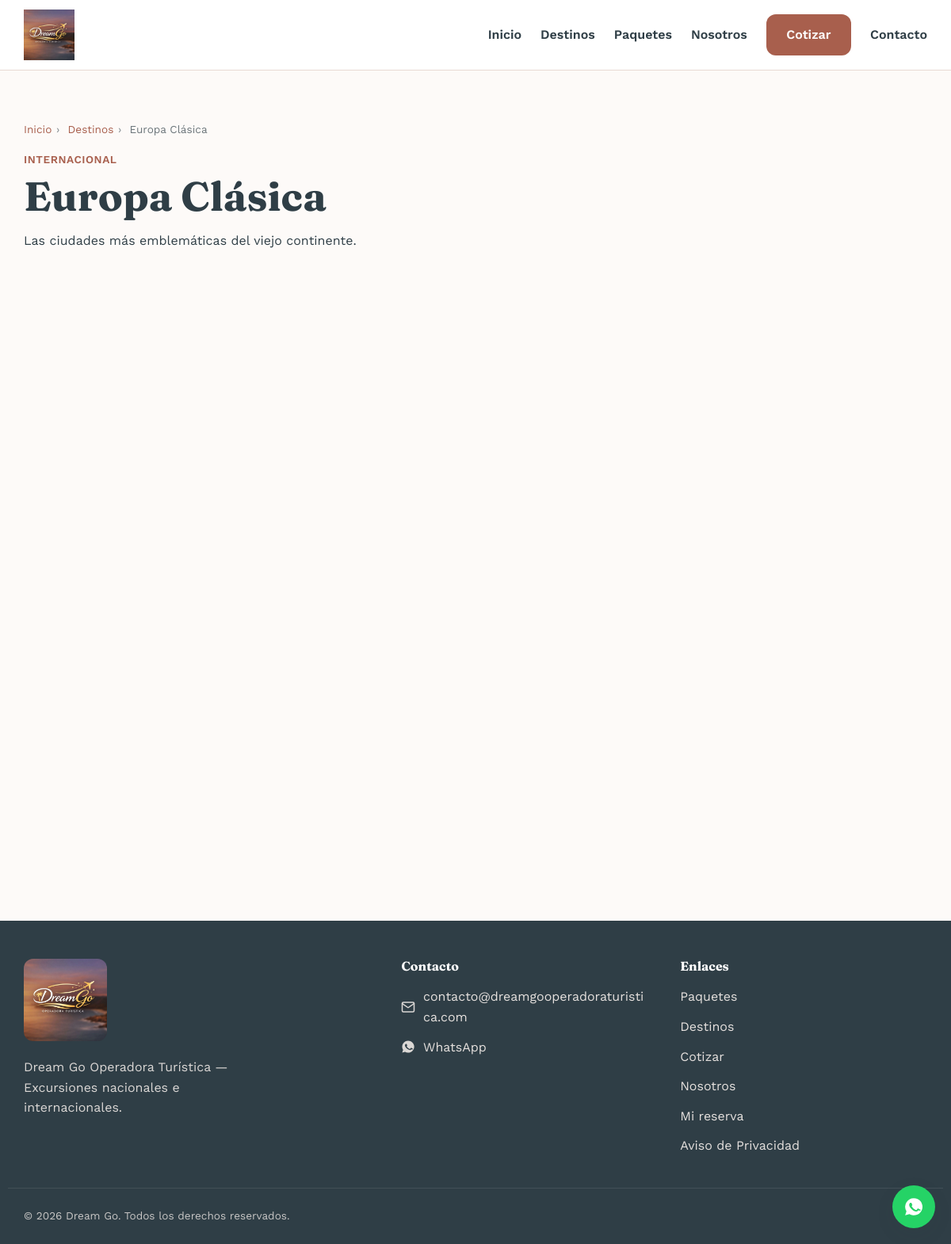
The page /destinos/europa-clasica on the database its author committed.
### tables this page shows
CREATE TABLE IF NOT EXISTS categorias (
  id INT UNSIGNED AUTO_INCREMENT PRIMARY KEY,
  nombre VARCHAR(100) NOT NULL,
  slug VARCHAR(120) NOT NULL UNIQUE,
  tipo ENUM('nacional','internacional') NOT NULL,
  descripcion TEXT NULL,
  imagen_portada VARCHAR(255) NULL,
  orden SMALLINT UNSIGNED NOT NULL DEFAULT 0,
  activo TINYINT(1) NOT NULL DEFAULT 1,
  creado_en DATETIME NOT NULL DEFAULT CURRENT_TIMESTAMP
);

### core/Controller.php (called while the page is built, shortened)
<?php
abstract class Controller
{
    protected function view(string $view, array $data = [], array $meta = [], string $layout = 'public'): void
    {
        $viewFile = BASE_PATH . '/app/Views/' . str_replace('.', '/', $view) . '.php';
        extract($data, EXTR_SKIP);
        require $viewFile;
    }
}

### app/Controllers/Public/DestinoController.php (called while the page is built, shortened)
<?php
class DestinoController extends Controller
{
    public function mostrar(string $slug): void
    {
        $categoria = Categoria::porSlug($slug);
        $paquetes = Paquete::publicadosConFiltros(['categoria' => $slug]);
        $this->view('public/destinos/mostrar', [
            'categoria' => $categoria,
            'paquetes' => $paquetes,
            'resumenes' => Resena::resumenPorPaquetes(array_column($paquetes, 'id')),
            'galerias' => ImagenPaquete::paraPadres(array_column($paquetes, 'id')),
            'imagenesDestino' => Categoria::imagenes((int) $categoria['id']),
            'articulos' => Articulo::publicadosDeCategoria((int) $categoria['id']),
        ], [
            'title' => $categoria['nombre'] . ' | Dream Go Operadora Turística',
            'description' => $categoria['descripcion'] ?? ('Paquetes y excursiones en ' . $categoria['nombre']),
        ]);
    }
}

### public/index.php (called while the page is built, shortened)
<?php
$router = new Router();
$request = new Request();
try {
    $router->dispatch($request);
} catch (NotFoundException $e) {
    http_response_code(404);
    (new App\Controllers\Public\ErrorController($request))->notFound();
} catch (ForbiddenException $e) {
    http_response_code(403);
    (new App\Controllers\Public\ErrorController($request))->forbidden($e->getMessage());
} catch (\Throwable $e) {
    error_log('[APP] ' . $e->getMessage() . ' en ' . $e->getFile() . ':' . $e->getLine());
    http_response_code(500);
    (new App\Controllers\Public\ErrorController($request))->serverError();
}

### core/Model.php (called while the page is built, shortened)
<?php
abstract class Model
{
    protected static string $table;
    protected static function db(): PDO
    {
        return Database::connection();
    }
    public static function where(array $conditions, string $orderBy = '', ?int $limit = null): array
    {
        [$clause, $params] = self::buildWhere($conditions);
        $sql = 'SELECT * FROM ' . static::$table;
        if ($clause !== '') {
            $sql .= ' WHERE ' . $clause;
        }
        if ($orderBy !== '') {
            $sql .= ' ORDER BY ' . $orderBy;
        }
        if ($limit !== null) {
            $sql .= ' LIMIT ' . (int) $limit;
        }
        $stmt = static::db()->prepare($sql);
        $stmt->execute($params);
        return $stmt->fetchAll();
    }
    public static function first(array $conditions): array|false
    {
        $rows = self::where($conditions, '', 1);
        return $rows[0] ?? false;
    }
    private static function buildWhere(array $conditions): array
    {
        $parts = [];
        $params = [];
        foreach ($conditions as $column => $value) {
            $paramKey = 'w_' . $column;
            $parts[] = "{$column} = :{$paramKey}";
            $params[$paramKey] = $value;
        }
        return [implode(' AND ', $parts), $params];
    }
}

### core/Database.php (called while the page is built, shortened)
<?php
final class Database
{
    private static ?PDO $instance = null;
    public static function connection(): PDO
    {
        if (self::$instance === null) {
            $config = require BASE_PATH . '/config/database.php';
            $dsn = sprintf(
                'mysql:host=%s;port=%s;dbname=%s;charset=utf8mb4',
                $config['host'],
                $config['port'],
                $config['database']
            );
            try {
                self::$instance = new PDO($dsn, $config['username'], $config['password'], [
                    PDO::ATTR_ERRMODE => PDO::ERRMODE_EXCEPTION,
                    PDO::ATTR_DEFAULT_FETCH_MODE => PDO::FETCH_ASSOC,
                    PDO::ATTR_EMULATE_PREPARES => false,
                ]);
            } catch (PDOException $e) {
                error_log('[DB] Error de conexion: ' . $e->getMessage());
                throw $e;
            }
        }
        return self::$instance;
    }
}

### app/Models/Categoria.php (called while the page is built, shortened)
<?php
class Categoria extends Model
{
    public static function porSlug(string $slug): array|false
    {
        return self::first(['slug' => $slug]);
    }
}

### core/Request.php (called while the page is built, shortened)
<?php
final class Request
{
    private array $server;
    public function __construct()
    {
        $this->server = $_SERVER;
    }
    public function uri(): string
    {
        $uri = $this->server['REQUEST_URI'] ?? '/';
        $path = parse_url($uri, PHP_URL_PATH) ?? '/';
        return $path === '' ? '/' : $path;
    }
}

### app/Views/public/destinos/mostrar.php (shortened to what this page needs)
<section class="seccion contenedor">
  <?php
  require __DIR__ . '/../../partials/_breadcrumbs.php';
  ?>
  <p class="etiqueta-categoria">
    <?= $categoria['tipo'] === 'internacional' ? 'Internacional' : 'Nacional' ?>
  </p>
  <h1><?= htmlspecialchars($categoria['nombre'], ENT_QUOTES, 'UTF-8') ?></h1>
  <p class="bloque-medio"><?= htmlspecialchars($categoria['descripcion'] ?? '', ENT_QUOTES, 'UTF-8') ?></p>
  <?php if (empty($paquetes)): ?>
    <?php
    $titulo = 'Próximamente';
    $texto = 'Aún no hay paquetes publicados en este destino. Vuelve pronto o pide una cotización a medida.';
    $cta = ['url' => '/cotizador', 'texto' => 'Solicitar cotización'];
    require __DIR__ . '/../../partials/_estado_vacio.php';
    ?>
  <?php else: ?>
    <div class="grid-tarjetas mt-2">
    </div>
  <?php endif; ?>
</section>

### core/Router.php (shortened to what this page needs)
<?php
final class Router
{
    private array $routes = [];
    private function add(string $method, string $pattern, array $handler, array $options): void
    {
        $tramos = preg_split('#(\{[a-zA-Z_]+\})#', $pattern, -1, PREG_SPLIT_DELIM_CAPTURE);
        $regex = '';
        foreach ($tramos as $i => $tramo) {
            $regex .= $i % 2 === 1 ? '([^/]+)' : preg_quote($tramo, '#');
        }
        $this->routes[] = [
            'method' => $method,
            'pattern' => $pattern,
            'regex' => '#^' . $regex . '$#',
            'handler' => $handler,
            'options' => $options,
        ];
    }
    public function dispatch(Request $request): void
    {
        $method = $request->method();
        $uri = $request->uri();
        foreach ($this->routes as $route) {
            if (preg_match($route['regex'], $uri, $matches)) {
                array_shift($matches);
                $this->callHandler($route['handler'], $matches, $request);
                return;
            }
        }
        throw new NotFoundException("Ruta no encontrada: {$method} {$uri}");
    }
    private function callHandler(array $handler, array $params, Request $request): void
    {
        [$controllerClass, $method] = $handler;
        $controller = new $controllerClass($request);
        $controller->$method(...$params);
    }
}

### public/assets/css/site.css (style rules this page uses)
:root { --color-primario: #d99e8e; --color-primario-oscuro: #a85f4d; --color-texto-oscuro: #2f3e46; --color-fondo: #fdfaf8; --color-fondo-alterno: #faf3ef; --color-borde: #e8d9d3; --color-blanco: #ffffff; --color-exito: #4f7a5c; --color-error: #b3453a; --fuente-titulos: 'Fraunces', Georgia, 'Times New Roman', serif; --fuente-texto: 'Work Sans', -apple-system, BlinkMacSystemFont, 'Segoe UI', sans-serif; --radio: 12px; --sombra: 0 8px 24px rgba(47, 62, 70, 0.08); --transicion: 0.25s ease; --contenedor-max: 1180px; --espacio-seccion: 4rem; }
*, *::before, *::after { box-sizing: border-box; }
html { -webkit-text-size-adjust: 100%; scroll-behavior: smooth; }
body { margin: 0; font-family: var(--fuente-texto); color: var(--color-texto-oscuro); background: var(--color-fondo); line-height: 1.6; -webkit-font-smoothing: antialiased; }
h1, h2, h3, h4 { font-family: var(--fuente-titulos); line-height: 1.2; margin: 0 0 0.75rem; color: var(--color-texto-oscuro); }
h1 { font-size: clamp(1.9rem, 5vw, 3.2rem); }
p { margin: 0 0 1rem; }
.contenedor { width: 100%; max-width: var(--contenedor-max); margin-inline: auto; padding-inline: 1.25rem; }
.seccion { padding-block: var(--espacio-seccion); }
.grid-tarjetas { display: grid; gap: 1.5rem; grid-template-columns: 1fr; }
@media (min-width: 768px) { .grid-tarjetas { grid-template-columns: repeat(2, 1fr); } }
@media (min-width: 1024px) { .grid-tarjetas { grid-template-columns: repeat(3, 1fr); } }
.bloque-medio { max-width: 640px; }
.mt-2 { margin-top: 2rem; }
.etiqueta-categoria { color: var(--color-primario-oscuro); font-weight: 600; font-size: 0.85rem; text-transform: uppercase; letter-spacing: 0.04em; margin-bottom: 0.3rem; }

### rows shown on the page
categorias: nombre "Europa Clásica", descripcion "Las ciudades más emblemáticas del viejo continente."

### other values the page prints
$miga['texto'] "Inicio"
$miga['texto'] "Destinos"
$miga['texto'] "Europa Clásica"
